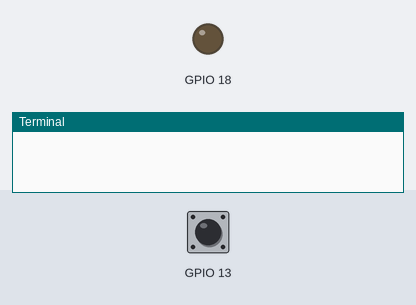
Simulated run of this program. Board: Raspberry Pi (BCM pin numbers). On the bench: output pins drawn as LEDs (lit = HIGH), the last lines printed to the terminal. The test bench sets the inputs (shaded band); at power-on: GPIO 13 LOW. Random numbers come from a fixed seed; the clock reads 2024-03-15 10:24:30 at power-on unless the program sets it.

Above: at 1.2 s.
1.3 s: GPIO 13 pulled HIGH for 3.2 s
At 7.3 s:
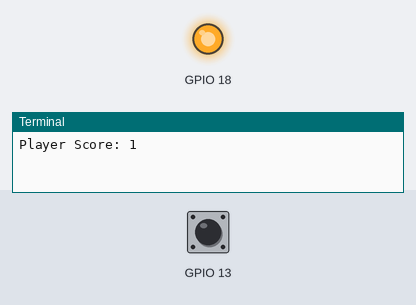
7.5 s: GPIO 13 pulled HIGH for 0.15 s
Timing chart, 0 to 16.1 s (numbered marks = the images above; inputs shaded):
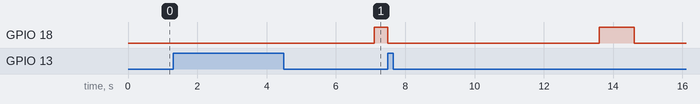

The program:

button_game.py
```python
import RPi.GPIO as GPIO
import time
import random

# Set up GPIO
GPIO.setmode(GPIO.BCM) # Use Broadcom pin numbering
# Set up component pins
GPIO.setup(18, GPIO.OUT) # Set GPIO18 as output pin for LED
GPIO.setup(13, GPIO.IN, pull_up_down=GPIO.PUD_DOWN) # Set up GPIO13 as input pin with pull-down resistor

# Ensure the LED is off before starting
GPIO.output(18, GPIO.LOW)

# Initialize variables
score = 0 # User's score

try:
    while True: # Continuous loop to run the game
        # Generate random delay time before turning the LED on
        led_off = random.randint(2,10) # Random delay between 2 and 10 seconds
        time.sleep(led_off)

        # Turn LED on
        GPIO.output(18, GPIO.HIGH)
        start_time = time.time() # Record the start time

        # Check for button press while LED is on
        button_pressed = False
        while((time.time() - start_time) < 1):
            if(GPIO.input(13) == GPIO.HIGH): # If button is pressed within button turning on
                button_pressed = True
                break # Exit the loop if button is pressed

        # Turn the LED off
        GPIO.output(18, GPIO.LOW)

        # Update the score if button was pressed while LED was on
        if(button_pressed):
            score += 1
            print(f"Player Score: {score}")

        # Delay
        time.sleep(0.1)

except KeyboardInterrupt:
    pass

# Clean up GPIO settings before exiting
GPIO.cleanup()
```
